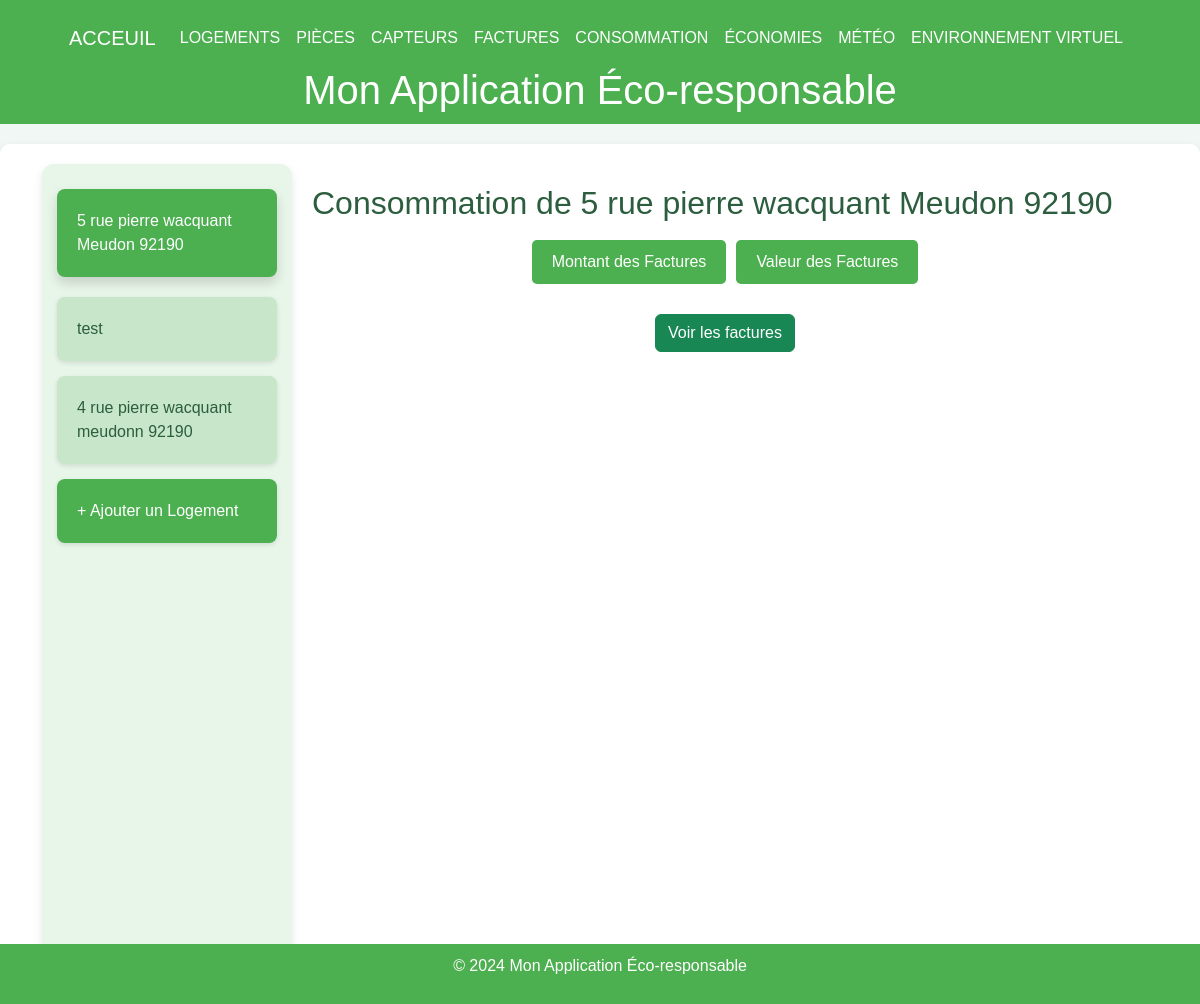
Page /consommation_par_logement on the committed database.
### tables this page shows
CREATE TABLE Housing (
housing_id INTEGER PRIMARY KEY, -- Identifiant unique pour chaque logement
address VARCHAR(255), -- Adresse du logement
phone_number VARCHAR(20), -- NumÃ©ro de contact pour le logement
ip_address VARCHAR(15), -- Adresse IP associÃ©e au logement
insert_date TIMESTAMP DEFAULT CURRENT_TIMESTAMP -- Horodatage de l'ajout de l'enregistrement
);

### main.py (the view)
@app.get("/consommation_par_logement", response_class=HTMLResponse)
def consommation_par_logement(request: Request, logement_id: int = None):
    conn = get_db_connection()
    logements = conn.execute("SELECT housing_id, address FROM Housing").fetchall()
    if logement_id is None:
        logement_id = 1  # Sélection par défaut du logement 1
    selected_logement = conn.execute(
        "SELECT address FROM Housing WHERE housing_id = ?", (logement_id,)
    ).fetchone()
    factures = conn.execute(
        "SELECT type, SUM(amount) as total_amount, SUM(value) as total_value "
        "FROM Invoice WHERE housing_id = ? GROUP BY type", (logement_id,)
    ).fetchall()
    chart_data = {
        "amount": [["Type", "Montant"]] + [ [row["type"], row["total_amount"]] for row in factures],
        "value": [["Type", "Valeur"]] + [ [row["type"], row["total_value"]] for row in factures],
    }
    message = "Aucune facture assignée à ce logement." if not factures else ""
    conn.close()
    return templates.TemplateResponse("consommation_par_logement.html", {
        "request": request,
        "logements": logements,
        "selected_id": logement_id,
        "selected_logement_address": selected_logement["address"] if selected_logement else "Logement par Défaut",
        "chart_data": chart_data,
        "message": message
    })

### templates/consommation_par_logement.html (shortened to what this page needs)
{% extends "layout.html" %}
{% block content %}
<div class="container">
    <div class="menu">
        {% for logement in logements %}
        <div class="menu-item {% if logement.housing_id == selected_id %}active{% endif %}"
            onclick="location.href='?logement_id={{ logement.housing_id }}'">
            {{ logement.address }}
        </div>
        {% endfor %}
        <div class="menu-item" style="background-color: #4caf50; color: white;"
            onclick="location.href='https://localhost:8000/logements'">
            + Ajouter un Logement
        </div>
    </div>
    <div class="content">
        <h2>Consommation de {{ selected_logement_address or 'Logement par Défaut' }}</h2>
        {% if message %}
        <p class="message">{{ message }}</p>
        {% else %}
        <div class="chart-toggle">
            <button onclick="setChartType('amount')">Montant des Factures</button>
            <button onclick="setChartType('value')">Valeur des Factures</button>
        </div>
        {% endif %}
        <p style="text-align: center; margin-top: 20px;">
            <a href="/visualiser_factures" class="btn btn-success">Voir les factures</a>
        </p>
    </div>
</div>
{% endblock %}

### templates/layout.html (style rules this page uses)
body { font-family: Arial, sans-serif; margin: 0; padding: 0; background-color: #f0f7f4; color: #2c5d3f; }

### templates/consommation_par_logement.html (style rules this page uses)
.container { display: flex; flex-direction: column; height: 100vh; }
@media (min-width: 768px) { .container { flex-direction: row; } }
.menu { width: 100%; background-color: #e8f5e9; padding: 15px; border-radius: 12px; box-shadow: 0 4px 8px rgba(0, 0, 0, 0.1); }
@media (min-width: 768px) { .menu { width: 250px; border-bottom: none; border-radius: 12px; } }
.menu-item { background-color: #c8e6c9; padding: 20px; margin: 15px 0; text-align: left; border-radius: 8px; cursor: pointer; display: flex; align-items: center; gap: 15px; transition: transform 0.3s, box-shadow 0.3s; box-shadow: 0 2px 5px rgba(0, 0, 0, 0.1); }
.menu-item:hover, .menu-item.active { background-color: #4caf50; color: white; transform: translateY(-5px); box-shadow: 0 6px 12px rgba(0, 0, 0, 0.15); }
.content { flex: 1; padding: 20px; }
.chart-toggle { display: flex; justify-content: center; margin-bottom: 20px; flex-wrap: wrap; }
.chart-toggle button { background-color: #4caf50; color: white; border: none; padding: 10px 20px; border-radius: 5px; margin: 10px 5px; cursor: pointer; transition: transform 0.2s; }

### rows in the picture
Housing: address "5 rue pierre wacquant Meudon 92190"
Housing: address "test"
Housing: address "4 rue pierre wacquant meudonn 92190"
